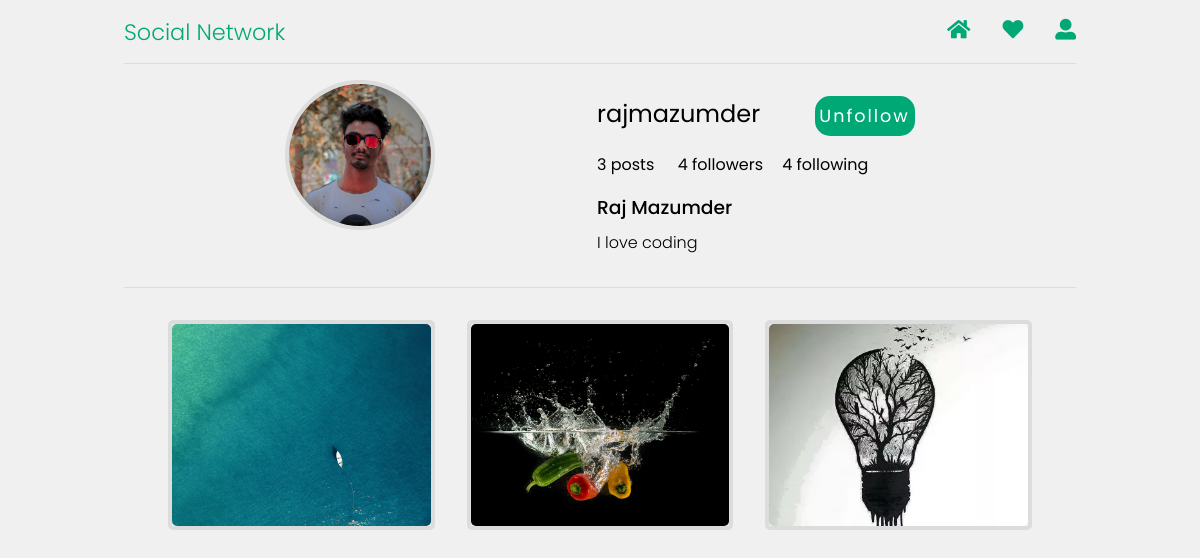
Screenshot of /accounts/rajmazumder (signed in) with the database file from the repository.
### userac/models.py (models this page shows, shortened)
class Profile(models.Model):
    user = models.ForeignKey(User, on_delete=models.CASCADE)
    userimg = models.ImageField(upload_to = "media/profile", blank=True)
    bio = models.CharField(max_length=200, blank=True)
    following = models.IntegerField(default=0)
    followed = models.IntegerField(default=0)

class Allposts(models.Model):
    user = models.ForeignKey(User, on_delete=models.CASCADE)
    caption = models.CharField(max_length=200, blank=True)
    image = models.ImageField(upload_to="media/posts", blank=True)
    date = models.DateTimeField(auto_now=True)

### userac/views.py (the view)
# urls.py: path("<str:username>", views.user_profile, name="user_profile"),
def user_profile(request, username):
    user = User.objects.filter(username=username)
    mainfollowed = Follow_Unfollow.objects.get(user=request.user)
    if user[0] in mainfollowed.get_followed().all():
        profilefollowed = True
    else:
        profilefollowed = False
    if user:
        profile = Profile.objects.get(user__in=user)
        posts = Allposts.objects.filter(user__in=user).order_by("-pk")
        followed = Follow_Unfollow.objects.filter(user__in=user)
        totalfollowed = followed[0].followed.all()
        totalfollower = followed[0].follower.all()
        imageList = [
            posts[i:i+3] for i in range(0, len(posts), 3)
        ]
        return render(request, "userac/userpage.html",{
                "posts" : imageList,
                "totalpost": len(posts),
                "profile" : profile,
                "profilefollowed" : profilefollowed,
                "followed" : len(totalfollowed),
                "follower" : len(totalfollower),
            })
    else:
        return redirect("/accounts/")

### userac/models.py (called while the page is built)
    def get_followed(self):
        return self.followed

### userac/templates/userac/userpage.html (shortened to what this page needs)
{% extends "userac/base.html" %}
{% load static %}
{% block body %}
    <main id="main">
        <nav>
            <h1 class="logo"><a href="{% url 'userac:index' %}">Social Network</a></h1>
            <ul class="nav-links">
                <li><a href="{% url 'userac:index' %}"><i class="fas fa-home"></i></a></li>
                <li><a href="#"><i class="fas fa-heart"></i></a></li>
                <li class="dropdown-icon"><i class="fas fa-user-alt"></i></li>
            </ul>
        </nav>
        <section class="profilecontent">
            <div class="profilepic">
                {% if profile.userimg %}
                    <img src="{{ profile.userimg.url }}" alt="Profile Image">
                {% else %}
                    <img src="{% static 'userac/images/profile.png' %}" alt="Profile Image">
                {% endif %}
            </div>
            <div class="profiledata">
                <h1>{{ profile.user }}
                    {% if profile.user != request.user and profilefollowed != True %}
                        <a class="edit" href="{% url 'userac:follow' profile.user %}">Follow</a>
                    {% elif profile.user != request.user and profilefollowed %}
                        <a class="edit" href="{% url 'userac:follow' profile.user %}">Unfollow</a>
                    {% else %}
                        <a class="edit" href="#">Edit</a>
                    {% endif %}
                </h1>
                <p>{{ totalpost}} posts <span class="followers">{{ follower }} followers</span>{{ followed }} following</p>
                <h3 class="username">{{ profile.user.first_name }} {{ profile.user.last_name }}</h3>
                <p class="profilebio">{{ profile.bio }}</p>
            </div>
        </section>
        <section class="profileposts">
            {% for post in posts %}
                <div class="row">
                    {% for i in post %}
                        {% if i.image %}
                            <div class="col">
                                <img src="{{ i.image.url }}" alt="posts">
                            </div>
                        {% endif %}
                    {% endfor %}
                </div>
            {% endfor %}
        </section>
    </main>
{% endblock body %}

### userac/static/userac/css/index.css (style rules this page uses)
* { margin: 0; padding: 0; box-sizing: border-box; font-family: 'Poppins', sans-serif; }
a { color: #000; text-decoration: none; }
ul { list-style: none; }
#main { max-width: 1000px; width: 1000px; margin: auto; }
#main nav { display: flex; justify-content: space-between; align-items: center; width: 100%; height: 8vh; border-bottom: 1px solid #dcdcdc; }
#main nav .logo { font-weight: 300; font-size: 1.4rem; }
#main nav .logo a { color: #00A876; }
#main nav .nav-links { display: flex; position: relative; }
#main nav .nav-links li { margin-left: 2rem; }
#main nav .nav-links li i { font-size: 1.3rem; transition: 0.3s; cursor: pointer; color: #00A876; }
.profilecontent { width: 100%; border-bottom: 1px solid #dcdcdc; display: flex; justify-content: space-evenly; align-items: flex-start !important; }
.profilepic { width: 150px; height: 150px; margin-top: 1rem; border-radius: 50%; border: 4px solid #dcdcdc; }
.profilepic img { width: 100%; object-fit: cover; object-position: center; height: 100%; border-radius: 50%; }
.profiledata { margin-top: 2rem; }
.profiledata h1 { font-weight: 400; }
.edit { display: inline-flex; justify-content: center; align-items: center; width: 100px; height: 40px; border-radius: 15px; background-color: #00A876; color: #fff; margin-left: 3rem; font-size: 1.1rem; letter-spacing: 2px; }
.profiledata p { margin: 1rem 0; }
.profiledata p span { margin: 0 1.2rem; }
.profiledata h3 { font-weight: 500; margin-bottom: -0.5rem; }
.profiledata .profilebio { font-weight: 300; margin-bottom: 2rem; }
.profileposts { margin-top: 2rem; width: 100%; height: 100%; display: flex; justify-content: center; align-items: center; flex-direction: column; }
.profileposts .row { margin-bottom: 2rem; display: flex; justify-content: space-between; align-items: center; }
.profileposts .row .col:nth-child(2) { margin: 0 2rem; }
.profileposts .row .col { width: 33%; height: 210px; border: 4px solid #dcdcdc; border-radius: 5px; }
.profileposts .row .col img { width: 100%; height: 100%; border-radius: 5px; object-fit: cover; object-position: center; }
@media screen and (max-width: 1200px) { #main { width: 100%; padding: 0 1.5rem; } }

### userac/static/userac/css/posts.css (style rules this page uses)
* { margin: 0; padding: 0; box-sizing: border-box; font-family: 'Poppins', sans-serif; }
a { color: #000; text-decoration: none; }
ul { list-style: none; }
#main { max-width: 1000px; width: 1000px; margin: auto; }
.bgcolor { background-color: #f1f0f0; }
#main nav { display: flex; justify-content: space-between; align-items: center; width: 100%; height: 8vh; border-bottom: 1px solid #dcdcdc; background-color: #f1f0f0; }
#main nav .logo { font-weight: 300; font-size: 1.4rem; }
#main nav .logo a { color: #00A876; }
#main nav .nav-links { display: flex; position: relative; }
#main nav .nav-links li { margin-left: 2rem; }
#main nav .nav-links li i { font-size: 1.3rem; transition: 0.3s; cursor: pointer; color: #00A876; }
@media screen and (max-width: 1200px) { #main { width: 100%; padding: 0 1.5rem; } }

### rows the page displays
Profile: userimg (picture), user "rajmazumder", user.first_name "Raj", user.last_name "Mazumder", bio "I love coding"
Allposts: image (picture)
Allposts: image (picture)
Allposts: image (picture)

### other values shown
{{ totalpost }} "3"
{{ follower }} "4"
{{ followed }} "4"
